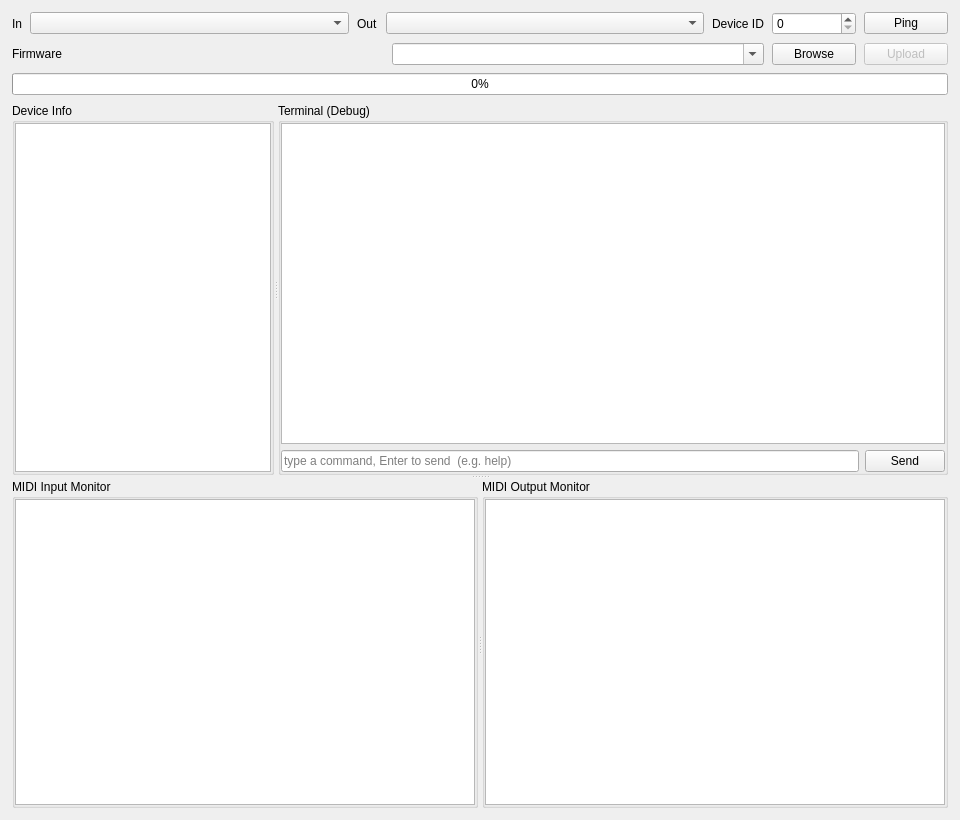
<?xml version="1.0" encoding="UTF-8"?>
<ui version="4.0">
 <class>MainWindow</class>
 <widget class="QWidget" name="MainWindow">
  <property name="geometry">
   <rect><x>0</x><y>0</y><width>960</width><height>820</height></rect>
  </property>
  <property name="windowTitle">
   <string>ADIOS Studio</string>
  </property>
  <layout class="QVBoxLayout" name="root">
   <property name="spacing"><number>8</number></property>
   <property name="leftMargin"><number>12</number></property>
   <property name="topMargin"><number>12</number></property>
   <property name="rightMargin"><number>12</number></property>
   <property name="bottomMargin"><number>12</number></property>
   <item>
    <layout class="QHBoxLayout" name="ports">
     <property name="spacing"><number>8</number></property>
     <item><widget class="QLabel" name="lblIn"><property name="text"><string>In</string></property></widget></item>
     <item>
      <widget class="QComboBox" name="inBox">
       <property name="minimumSize"><size><width>130</width><height>0</height></size></property>
       <property name="sizePolicy"><sizepolicy hsizetype="Expanding" vsizetype="Fixed"><horstretch>1</horstretch><verstretch>0</verstretch></sizepolicy></property>
      </widget>
     </item>
     <item><widget class="QLabel" name="lblOut"><property name="text"><string>Out</string></property></widget></item>
     <item>
      <widget class="QComboBox" name="outBox">
       <property name="minimumSize"><size><width>130</width><height>0</height></size></property>
       <property name="sizePolicy"><sizepolicy hsizetype="Expanding" vsizetype="Fixed"><horstretch>1</horstretch><verstretch>0</verstretch></sizepolicy></property>
      </widget>
     </item>
     <item><widget class="QLabel" name="lblId"><property name="text"><string>Device ID</string></property></widget></item>
     <item>
      <widget class="QSpinBox" name="idBox">
       <property name="maximum"><number>127</number></property>
       <property name="minimumSize"><size><width>84</width><height>0</height></size></property>
       <property name="maximumSize"><size><width>84</width><height>16777215</height></size></property>
      </widget>
     </item>
     <item>
      <widget class="QPushButton" name="queryBtn">
       <property name="text"><string>Ping</string></property>
       <property name="toolTip"><string>Read the connected board: OS, processor, flash, version</string></property>
       <property name="minimumSize"><size><width>84</width><height>0</height></size></property>
       <property name="maximumSize"><size><width>84</width><height>16777215</height></size></property>
      </widget>
     </item>
    </layout>
   </item>
   <item>
    <layout class="QHBoxLayout" name="firmware">
     <property name="spacing"><number>8</number></property>
     <item><widget class="QLabel" name="lblFw"><property name="text"><string>Firmware</string></property></widget></item>
     <item>
      <widget class="QComboBox" name="hexPath">
       <property name="editable"><bool>true</bool></property>
       <property name="insertPolicy"><enum>QComboBox::NoInsert</enum></property>
      </widget>
     </item>
     <item>
      <widget class="QPushButton" name="browseBtn">
       <property name="text"><string>Browse</string></property>
       <property name="minimumSize"><size><width>84</width><height>0</height></size></property>
       <property name="maximumSize"><size><width>84</width><height>16777215</height></size></property>
      </widget>
     </item>
     <item>
      <widget class="QPushButton" name="uploadBtn">
       <property name="text"><string>Upload</string></property>
       <property name="enabled"><bool>false</bool></property>
       <property name="minimumSize"><size><width>84</width><height>0</height></size></property>
       <property name="maximumSize"><size><width>84</width><height>16777215</height></size></property>
      </widget>
     </item>
    </layout>
   </item>
   <item>
    <widget class="QProgressBar" name="progress">
     <property name="maximum"><number>100</number></property>
     <property name="value"><number>0</number></property>
    </widget>
   </item>
   <item>
    <widget class="QSplitter" name="rowsSplit">
     <property name="orientation"><enum>Qt::Vertical</enum></property>
     <widget class="QSplitter" name="colsSplit">
     <property name="orientation"><enum>Qt::Horizontal</enum></property>
     <property name="sizePolicy"><sizepolicy hsizetype="Expanding" vsizetype="Expanding"><horstretch>0</horstretch><verstretch>1</verstretch></sizepolicy></property>
     <widget class="QGroupBox" name="devGroup">
      <property name="title"><string>Device Info</string></property>
      <property name="minimumSize"><size><width>240</width><height>0</height></size></property>
      <layout class="QVBoxLayout" name="devLayout">
       <property name="leftMargin"><number>0</number></property>
       <property name="topMargin"><number>0</number></property>
       <property name="rightMargin"><number>0</number></property>
       <property name="bottomMargin"><number>0</number></property>
       <item>
        <widget class="QListWidget" name="devInfo">
         <property name="wordWrap"><bool>false</bool></property>
         <property name="uniformItemSizes"><bool>true</bool></property>
         <property name="textElideMode"><enum>Qt::ElideNone</enum></property>
         <property name="horizontalScrollBarPolicy"><enum>Qt::ScrollBarAsNeeded</enum></property>
         <property name="selectionMode"><enum>QAbstractItemView::ExtendedSelection</enum></property>
        </widget>
       </item>
      </layout>
     </widget>
     <widget class="QStackedWidget" name="panelStack">
      <property name="sizePolicy"><sizepolicy hsizetype="Expanding" vsizetype="Preferred"><horstretch>1</horstretch><verstretch>0</verstretch></sizepolicy></property>
      <property name="currentIndex"><number>1</number></property>
      <widget class="QGroupBox" name="statusGroup">
      <property name="title"><string>Upload Status</string></property>
      <property name="sizePolicy"><sizepolicy hsizetype="Preferred" vsizetype="Preferred"><horstretch>1</horstretch><verstretch>0</verstretch></sizepolicy></property>
      <layout class="QVBoxLayout" name="statusLayout">
       <property name="leftMargin"><number>0</number></property>
       <property name="topMargin"><number>0</number></property>
       <property name="rightMargin"><number>0</number></property>
       <property name="bottomMargin"><number>0</number></property>
       <item>
        <widget class="QListWidget" name="uploadStatus">
         <property name="wordWrap"><bool>false</bool></property>
         <property name="uniformItemSizes"><bool>true</bool></property>
         <property name="textElideMode"><enum>Qt::ElideNone</enum></property>
         <property name="horizontalScrollBarPolicy"><enum>Qt::ScrollBarAsNeeded</enum></property>
         <property name="selectionMode"><enum>QAbstractItemView::ExtendedSelection</enum></property>
        </widget>
       </item>
      </layout>
     </widget>
     <widget class="QGroupBox" name="termGroup">
      <property name="title"><string>Terminal (Debug)</string></property>
      <property name="sizePolicy"><sizepolicy hsizetype="Preferred" vsizetype="Preferred"><horstretch>2</horstretch><verstretch>0</verstretch></sizepolicy></property>
      <layout class="QVBoxLayout" name="termLayout">
       <property name="leftMargin"><number>0</number></property>
       <property name="topMargin"><number>0</number></property>
       <property name="rightMargin"><number>0</number></property>
       <property name="bottomMargin"><number>0</number></property>
       <item>
        <widget class="QListWidget" name="term">
         <property name="wordWrap"><bool>false</bool></property>
         <property name="uniformItemSizes"><bool>true</bool></property>
         <property name="textElideMode"><enum>Qt::ElideNone</enum></property>
         <property name="horizontalScrollBarPolicy"><enum>Qt::ScrollBarAsNeeded</enum></property>
         <property name="selectionMode"><enum>QAbstractItemView::ExtendedSelection</enum></property>
        </widget>
       </item>
       <item>
        <layout class="QHBoxLayout" name="sendRow">
         <item>
          <widget class="QLineEdit" name="sysexBox">
           <property name="placeholderText"><string>type a command, Enter to send  (e.g. help)</string></property>
          </widget>
         </item>
         <item>
          <widget class="QPushButton" name="sendBtn">
           <property name="text"><string>Send</string></property>
          </widget>
         </item>
        </layout>
       </item>
      </layout>
     </widget>
     </widget>
    </widget>
    <widget class="QSplitter" name="monSplit">
     <property name="orientation"><enum>Qt::Horizontal</enum></property>
     <property name="sizePolicy"><sizepolicy hsizetype="Expanding" vsizetype="Expanding"><horstretch>0</horstretch><verstretch>1</verstretch></sizepolicy></property>
     <widget class="QGroupBox" name="inGroup">
      <property name="title"><string>MIDI Input Monitor</string></property>
      <layout class="QVBoxLayout" name="inLayout">
       <property name="leftMargin"><number>0</number></property>
       <property name="topMargin"><number>0</number></property>
       <property name="rightMargin"><number>0</number></property>
       <property name="bottomMargin"><number>0</number></property>
       <item>
        <widget class="QListWidget" name="monIn">
         <property name="wordWrap"><bool>false</bool></property>
         <property name="uniformItemSizes"><bool>false</bool></property>
         <property name="textElideMode"><enum>Qt::ElideNone</enum></property>
         <property name="horizontalScrollBarPolicy"><enum>Qt::ScrollBarAsNeeded</enum></property>
         <property name="selectionMode"><enum>QAbstractItemView::ExtendedSelection</enum></property>
        </widget>
       </item>
      </layout>
     </widget>
     <widget class="QGroupBox" name="outGroup">
      <property name="title"><string>MIDI Output Monitor</string></property>
      <layout class="QVBoxLayout" name="outLayout">
       <property name="leftMargin"><number>0</number></property>
       <property name="topMargin"><number>0</number></property>
       <property name="rightMargin"><number>0</number></property>
       <property name="bottomMargin"><number>0</number></property>
       <item>
        <widget class="QListWidget" name="monOut">
         <property name="wordWrap"><bool>false</bool></property>
         <property name="uniformItemSizes"><bool>false</bool></property>
         <property name="textElideMode"><enum>Qt::ElideNone</enum></property>
         <property name="horizontalScrollBarPolicy"><enum>Qt::ScrollBarAsNeeded</enum></property>
         <property name="selectionMode"><enum>QAbstractItemView::ExtendedSelection</enum></property>
        </widget>
       </item>
      </layout>
     </widget>
    </widget>
    </widget>
   </item>
  </layout>
 </widget>
 <resources/>
 <connections/>
</ui>
